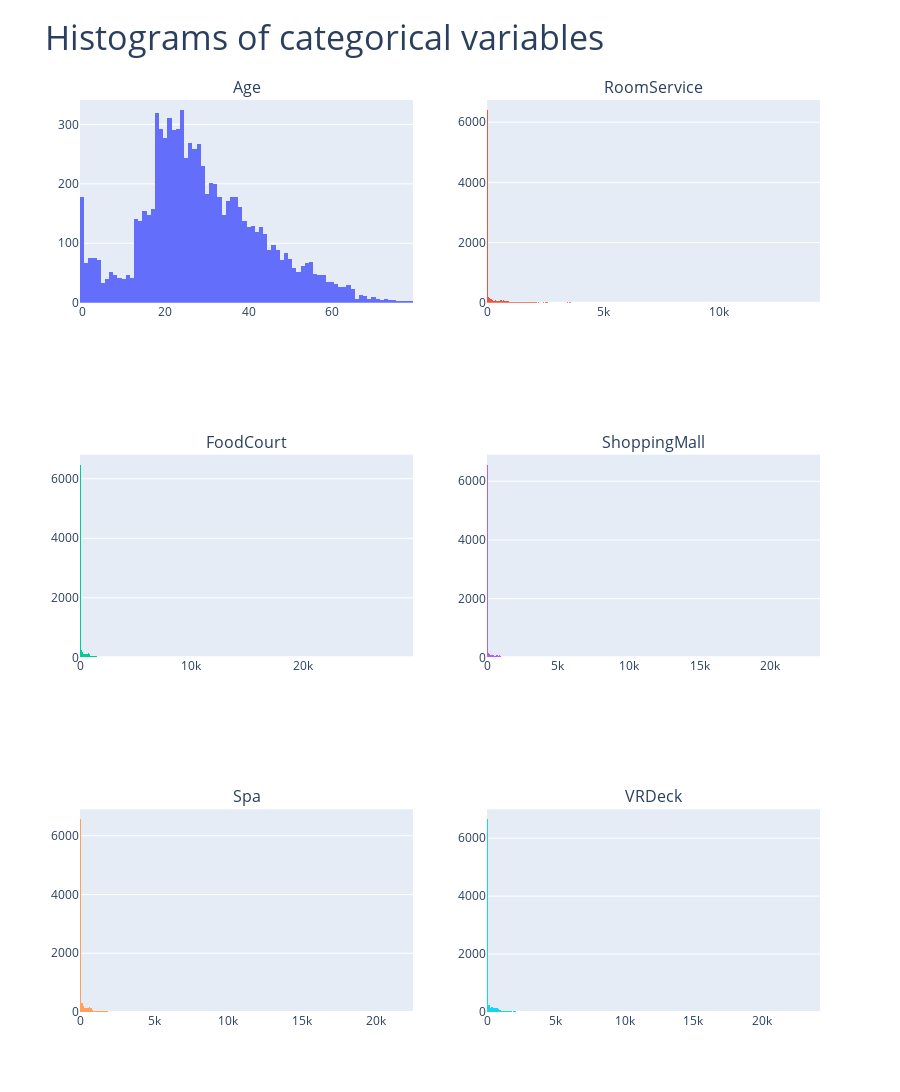

Write notebook code for a chart like this one.
### Code cell
print_hitograms(num_cols)

### Figure 1 — Plotly figure (JSON) as saved in the notebook; plotly's stock layout.template omitted (floating-point values rounded to 4 significant figures; data arrays with more than 128 entries replaced by an {"elided": "..."} marker saying what was removed)
{"data": [{"showlegend": false, "type": "histogram", "x": {"elided": "8693 int values"}, "xaxis": "x", "yaxis": "y"}, {"showlegend": false, "type": "histogram", "x": {"elided": "8693 int values"}, "xaxis": "x2", "yaxis": "y2"}, {"showlegend": false, "type": "histogram", "x": {"elided": "8693 int values"}, "xaxis": "x3", "yaxis": "y3"}, {"showlegend": false, "type": "histogram", "x": {"elided": "8693 int values"}, "xaxis": "x4", "yaxis": "y4"}, {"showlegend": false, "type": "histogram", "x": {"elided": "8693 int values"}, "xaxis": "x5", "yaxis": "y5"}, {"showlegend": false, "type": "histogram", "x": {"elided": "8693 int values"}, "xaxis": "x6", "yaxis": "y6"}], "layout": {"annotations": [{"font": {"size": 16}, "showarrow": false, "text": "Age", "x": 0.225, "xanchor": "center", "xref": "paper", "y": 1, "yanchor": "bottom", "yref": "paper"}, {"font": {"size": 16}, "showarrow": false, "text": "RoomService", "x": 0.775, "xanchor": "center", "xref": "paper", "y": 1, "yanchor": "bottom", "yref": "paper"}, {"font": {"size": 16}, "showarrow": false, "text": "FoodCourt", "x": 0.225, "xanchor": "center", "xref": "paper", "y": 0.6111, "yanchor": "bottom", "yref": "paper"}, {"font": {"size": 16}, "showarrow": false, "text": "ShoppingMall", "x": 0.775, "xanchor": "center", "xref": "paper", "y": 0.6111, "yanchor": "bottom", "yref": "paper"}, {"font": {"size": 16}, "showarrow": false, "text": "Spa", "x": 0.225, "xanchor": "center", "xref": "paper", "y": 0.2222, "yanchor": "bottom", "yref": "paper"}, {"font": {"size": 16}, "showarrow": false, "text": "VRDeck", "x": 0.775, "xanchor": "center", "xref": "paper", "y": 0.2222, "yanchor": "bottom", "yref": "paper"}], "height": 1500, "title": {"font": {"size": 34}, "text": "Histograms of categorical variables"}, "xaxis": {"anchor": "y", "domain": [0, 0.45]}, "xaxis2": {"anchor": "y2", "domain": [0.55, 1]}, "xaxis3": {"anchor": "y3", "domain": [0, 0.45]}, "xaxis4": {"anchor": "y4", "domain": [0.55, 1]}, "xaxis5": {"anchor": "y5", "domain": [0, 0.45]}, "xaxis6": {"anchor": "y6", "domain": [0.55, 1]}, "yaxis": {"anchor": "x", "domain": [0.7778, 1]}, "yaxis2": {"anchor": "x2", "domain": [0.7778, 1]}, "yaxis3": {"anchor": "x3", "domain": [0.3889, 0.6111]}, "yaxis4": {"anchor": "x4", "domain": [0.3889, 0.6111]}, "yaxis5": {"anchor": "x5", "domain": [0, 0.2222]}, "yaxis6": {"anchor": "x6", "domain": [0, 0.2222]}}}
